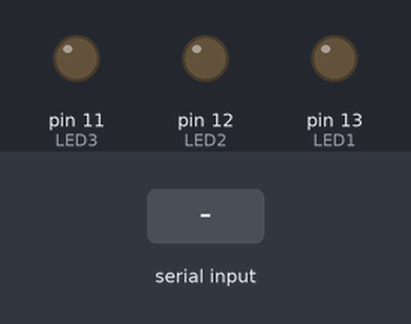
Simulated run of this sketch. Board: Arduino Uno, built with avr-gcc and run on an emulated ATmega328P. Shown: output pins drawn as LEDs (lit = HIGH). Inputs (shaded band) come from the test bench.

Above: at 1.2 s.
1.3 s: "30,150\n" received over the second serial link
At 2.1 s:
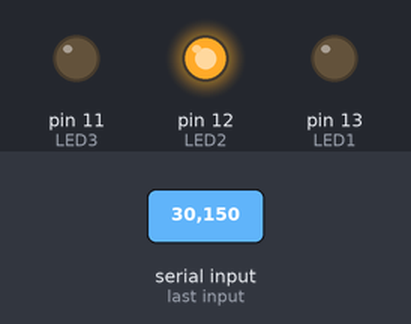
Timing chart, 0 to 4.3 s (numbered marks = the images above; inputs shaded):
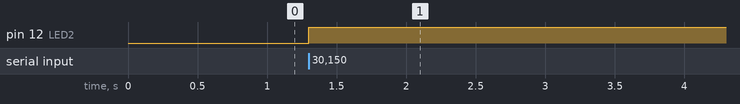

The sketch:

BLUETOOTH.ino
```cpp
#include <SoftwareSerial.h>
SoftwareSerial Blue(2, 3);
long int data;

int LED1 = 13;
int LED2 = 12;
int LED3 = 11;
long int password1 = 10;
long int password2 = 20;
long int password3 = 30;
long int password4 = 40;
long int password5 = 50;
long int password6 = 60;
char state = 0;


void setup()
{

pinMode(LED1, OUTPUT);
pinMode(LED2,OUTPUT);
pinMode(LED3,OUTPUT);
Serial.begin(9600);
Blue.begin(9600);

}

void loop()
{

  while(Blue.available()==0) ;

 if(Blue.available()>0)
{
data = Blue.parseInt();

}
delay(1);
//Serial.print(data);

if (data == password1)
{

  digitalWrite(LED1,HIGH);


   }

   if( data == password2)
   {
       digitalWrite(LED1,LOW);

   }
   if (data == password3)
{

  digitalWrite(LED2,HIGH);


   }
   if (data == password4)
{

  digitalWrite(LED2,LOW);


   }

   if (data == password5)
{

  digitalWrite(LED3,HIGH);


   }
   if (data == password6)
{

  digitalWrite(LED3,LOW);


   }

 }
```

Measured:
- after the input at 1.3 s, pin 12 (LED2): LOW → HIGH at once
